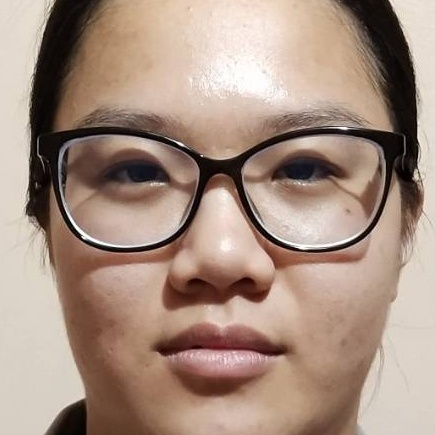
#> input picture ryu003.jpg, 435 x 435 px, given as the content of the folder ../ryu003.jpg, which was not available
$ python s2_2_recog_from_cam.py ../ryu003.jpg
#> lines starting #> are read from the running program, lines starting #| are printed output that depends on the picture; pictures that were not available may be replaced by others from this repository, and a replacement may not be noted
# face recognition from live camera

import cv2
import numpy as np
import os
import sys, time

# function read image from folder sort_face_pic for use to compare face
def get_images(path, size):
#> called with path = '../ryu003.jpg', size = (256, 256)
    sub= 0
    images, labels= [], []
    people= []

    for subdir in os.listdir(path): # from main folder --> Get each person's filename
        for image in os.listdir(path+ "/"+ subdir): # from sub foler --> Get the filename of each person's image
            img= cv2.imread(path+"/"+subdir+"/"+image, cv2.IMREAD_GRAYSCALE)    # read img and set img to gray color
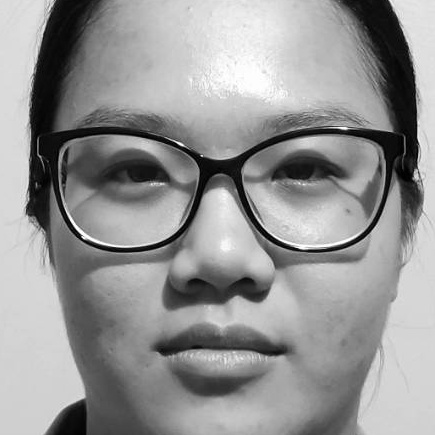
#> img: shape (435, 435); min 0, max 255, mean 148.4
            img= cv2.resize(img, size)  # resize the image
#> img: shape (256, 256)

            images.append(np.asarray(img, dtype= np.uint8)) # metric array
            labels.append(sub)  # number of rounds (folder)
        people.append(subdir)   # name of each person's filename
        sub+= 1

    # images -> metric array, labels -> instead of folder number, people -> folder name
    return [images, labels, people]

# detect face
def detect_faces(image):
    frontal_face= cv2.CascadeClassifier("haarcascade_frontalface_default.xml")  # use file .xml detect face (Haar Cascade)
    # bBoxes -> location x,y
    bBoxes= frontal_face.detectMultiScale(image, scaleFactor=1.3,
        minNeighbors=4, minSize=(30, 30), flags = cv2.CASCADE_SCALE_IMAGE)
    return bBoxes

# train model with Eigen Face algorithm
def train_model(path):
    [images, labels, people]= get_images(sys.argv[1], (256, 256))   # input argument 1 --> folder picture for train
#> images = 1 item; labels = [0]; people = ['ryu003.jpg']
    labels= np.asarray(labels, dtype= np.int32)
    print("Initializing eigen FaceRecognizer and training...")
    sttime= time.process_time()
    # train process
    eigen_model= cv2.face.EigenFaceRecognizer_create()
    eigen_model.train(images, labels)
    print("\tCompleted training in "+ str(time.process_time()- sttime)+ " Secs!")
    return [eigen_model, people]    # eigen_model -> Pic have train, people -> folder name

if __name__== "__main__":
    # if number argument is not right print warning error
    if len(sys.argv)!= 2:
        print("Wrong number of arguments! See the usage.\n")
        print("Usage: face_detrec_video.py <fullpath/images/folder>")
        sys.exit()

    arg_one= sys.argv[1]    # input from folder picture for train
    eigen_model, people= train_model(arg_one)   # train model
#> people = ['ryu003.jpg']

    cap= cv2.VideoCapture(1)    # for video capturing from cameras (camera_index)
    cap.set(cv2.CAP_PROP_FRAME_WIDTH, 640)  # camera frame width
    cap.set(cv2.CAP_PROP_FRAME_HEIGHT, 480) # camera frame height

    box_text= "Name: "  # for show name in frame when have detect face

    while(True):
        # capture image
        ret, frame= cap.read()  # capture img frame-by-frame
#> frame is the input picture: shape (435, 435, 3); mean B, G, R 128.8, 143, 166.5
        frame = cv2.flip(frame, 1) # flip camera in the y-axis (mirror)
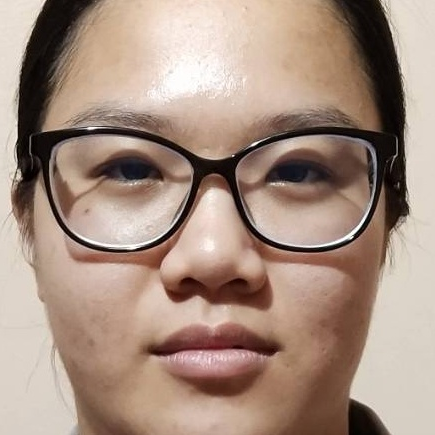
#> frame: shape (435, 435, 3); mean B, G, R 128.8, 143, 166.5

        # convert image color
        gray_frame = cv2.cvtColor(frame, cv2.COLOR_BGR2GRAY)
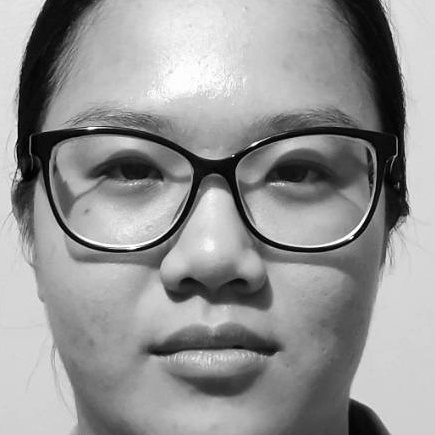
#> gray_frame: shape (435, 435); min 0, max 255, mean 148.4
        gray_frame = cv2.equalizeHist(gray_frame)
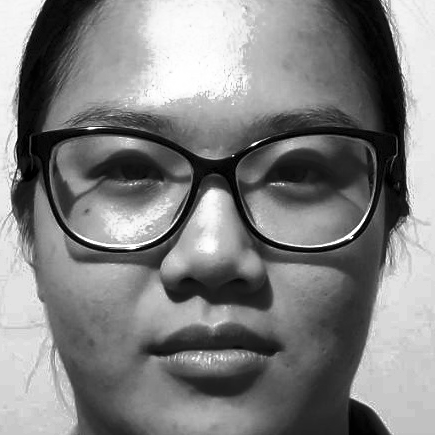
#> gray_frame: shape (435, 435); min 0, max 255, mean 128.3

        bBoxes= detect_faces(gray_frame)    # detect face from camera
#> in detect_faces, `bBoxes= frontal_face.detectMultiScale(image, scaleFactor=1.3, minNeigh..`: bBoxes = ()
#> bBoxes = ()

        for bBox in bBoxes:
            (p,q,r,s)= bBox
            cv2.rectangle(frame, (p,q), (p+r,q+s), (25,255,25), 2)  # Draw a rectangle around the faces if detect

            # crop only face picture and convert to gray color for go to process
            crop_gray_frame= gray_frame[q:q+s, p:p+r]
            crop_gray_frame= cv2.resize(crop_gray_frame, (256, 256))

            # predict img from eigen model
            [predicted_label, predicted_conf]= eigen_model.predict(np.asarray(crop_gray_frame))

            # show people name in terminal and in img with rectangle around the face
            cv2.putText(frame, box_text, (p-20, q-5), cv2.FONT_HERSHEY_PLAIN, 1.3, (25,0,225), 2)
            box_text= format("Name: "+ people[predicted_label])
#> this loop made 0 passes

        cv2.imshow("Video Window", frame)   # show camera live recognition

        """if (cv2.waitKey(5) & 0xFF== 27):    # wait for key event
            break
"""
        # wait for key event
        command = cv2.waitKey(10)
#> (key q is pressed here)
        # if press 'q' -> exit program
        if command == ord('q'):
            print ("Ending program")
            break  # end program

        # if press 's' -> save the image
        elif command == ord('s'):
            print ("Saving image")
            cv2.imwrite("cam.jpg",frame)  # save image

    cv2.destroyAllWindows()
